Frame 1 (no input): blank canvas, image omitted
Frame 60 (no input): blank canvas, image omitted
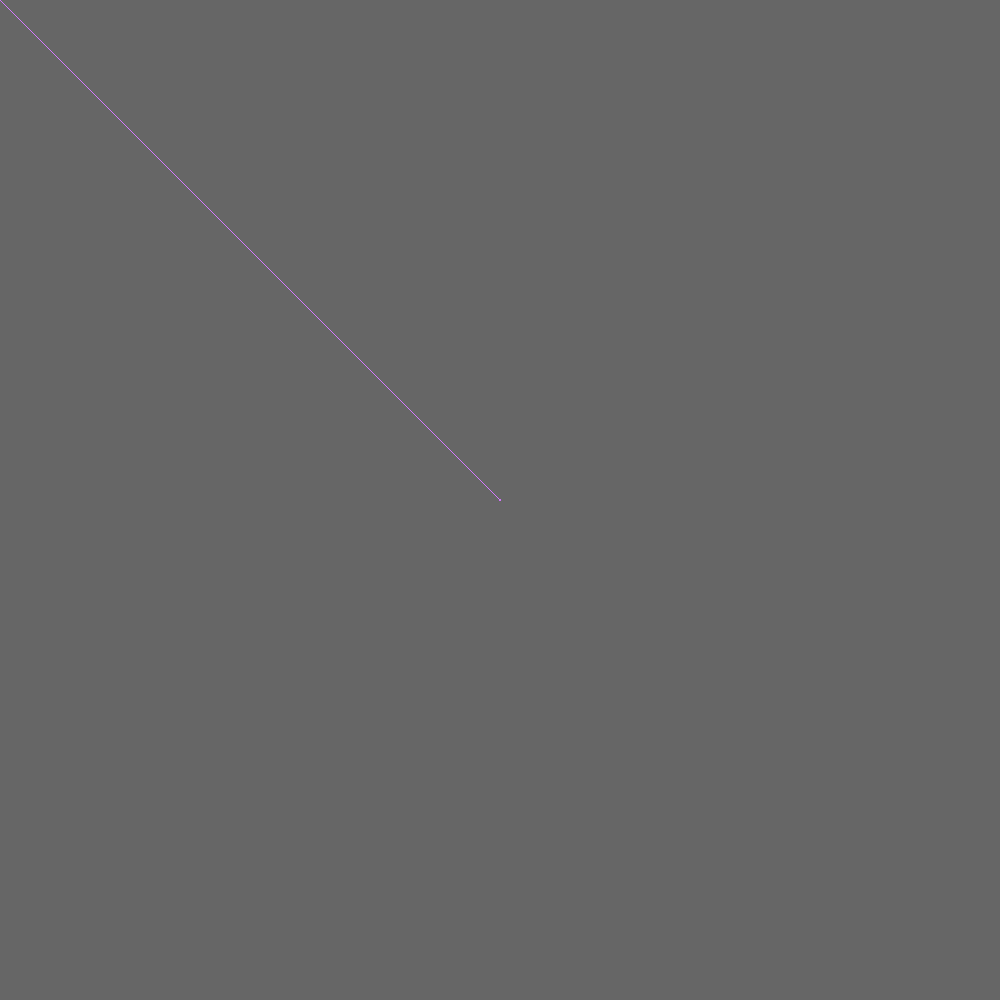
Frame 120 (the mouse pressed at the canvas centre since frame 60)

The p5.js sketch whose frames 1 and 60 were blank and that drew this single picture after the mouse press (run headless with seeded random() and noise() and a simulated clock; from frame 60 on, the mouse is pressed at the canvas centre):

// p5.js sketch
// ── sketch.js
/*
 * @name Continous Lines
 * @description Click and drag the mouse to draw a line.
 */
function setup() {
  createCanvas(1000, 1000);
  background(102);
}

function draw() {
  stroke(212, 120, 255);
  if (mouseIsPressed === true) {
    line(mouseX, mouseY, pmouseX, pmouseY);
  }
}
